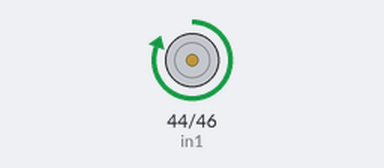
A sketch run on a simulated Arduino Mega 2560, built with avr-gcc and run on an emulated ATmega2560. On the bench: motor-driver pin pairs drawn as motors (green arrow = first pin HIGH = forward, orange = second pin HIGH = backward, longer = more drive).

Above: at 1.5 s.
At 4.5 s:
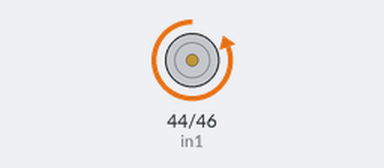
Timing chart, 0 to 7.8 s (numbered marks = the images above):
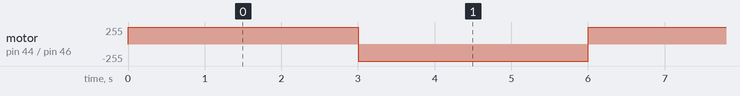

Measured:
- by itself, motor on pin 44 (in1) / pin 46 (in2): alternates forward 255/255 for 3.0 s and backward 255/255 for 3.0 s

The sketch:

test123.ino
```cpp
#define in1 44
#define in2 46

void setup() {
    pinMode( in1, OUTPUT );
    pinMode( in2, OUTPUT );
}
void loop() {
    // выставляем 100% мощность на моторе А - 255 из 255
    // выставляем режим мотора - вращение по часовой
    digitalWrite( in1, HIGH );
    digitalWrite( in2, LOW );
    delay(3000); // пауза 3сек

    // режим мотора - вращение против часовой
    digitalWrite( in1, LOW );
    digitalWrite( in2, HIGH );
    delay(3000); // пауза 3сек
}
```
